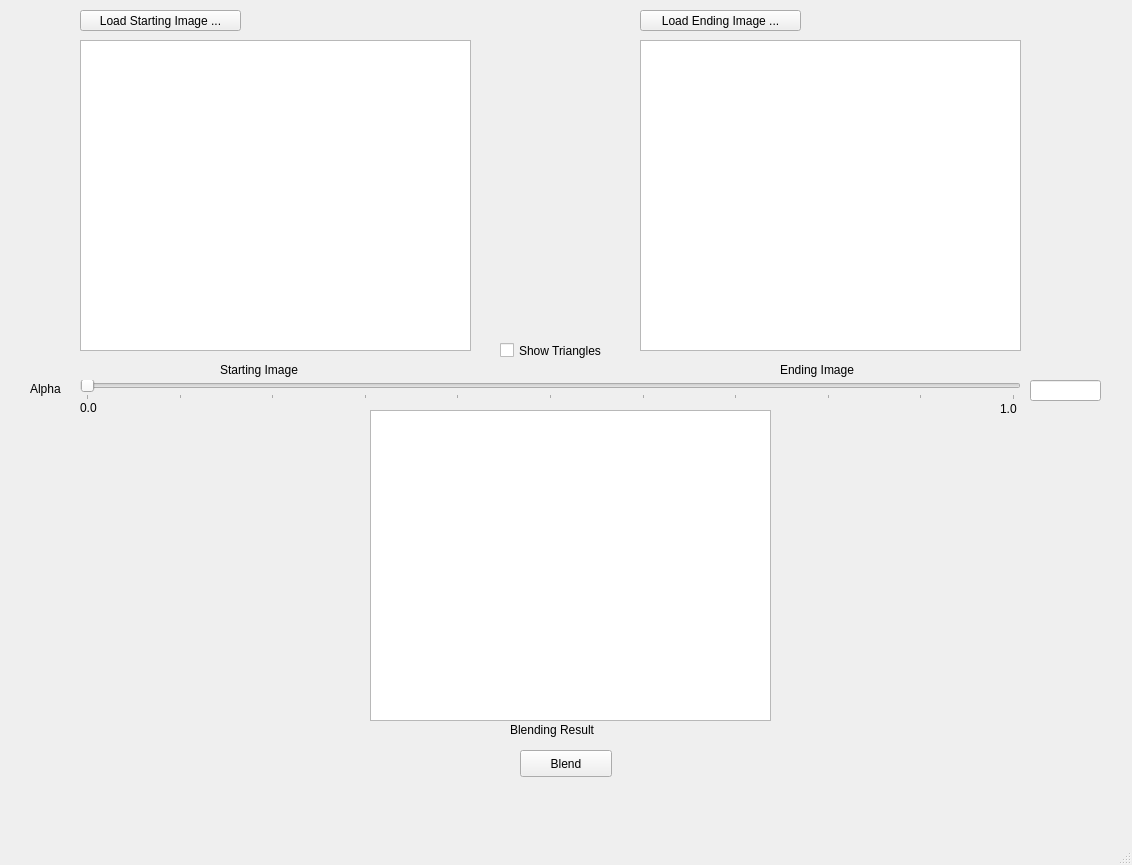
<?xml version="1.0" encoding="UTF-8"?>
<ui version="4.0">
 <class>MainWindow</class>
 <widget class="QMainWindow" name="MainWindow">
  <property name="geometry">
   <rect>
    <x>0</x>
    <y>0</y>
    <width>1132</width>
    <height>865</height>
   </rect>
  </property>
  <property name="windowTitle">
   <string>MainWindow</string>
  </property>
  <widget class="QWidget" name="centralwidget">
   <widget class="QGraphicsView" name="dspStartImage">
    <property name="geometry">
     <rect>
      <x>80</x>
      <y>40</y>
      <width>391</width>
      <height>311</height>
     </rect>
    </property>
   </widget>
   <widget class="QGraphicsView" name="dspEndImage">
    <property name="geometry">
     <rect>
      <x>640</x>
      <y>40</y>
      <width>381</width>
      <height>311</height>
     </rect>
    </property>
   </widget>
   <widget class="QGraphicsView" name="dspBlendedImage">
    <property name="geometry">
     <rect>
      <x>370</x>
      <y>410</y>
      <width>401</width>
      <height>311</height>
     </rect>
    </property>
   </widget>
   <widget class="QPushButton" name="btnLoadStart">
    <property name="geometry">
     <rect>
      <x>80</x>
      <y>10</y>
      <width>161</width>
      <height>21</height>
     </rect>
    </property>
    <property name="text">
     <string>Load Starting Image ...</string>
    </property>
   </widget>
   <widget class="QPushButton" name="btnLoadEnding">
    <property name="geometry">
     <rect>
      <x>640</x>
      <y>10</y>
      <width>161</width>
      <height>21</height>
     </rect>
    </property>
    <property name="text">
     <string>Load Ending Image ...</string>
    </property>
   </widget>
   <widget class="QSlider" name="sldAlpha">
    <property name="geometry">
     <rect>
      <x>80</x>
      <y>380</y>
      <width>941</width>
      <height>20</height>
     </rect>
    </property>
    <property name="maximum">
     <number>20</number>
    </property>
    <property name="pageStep">
     <number>1</number>
    </property>
    <property name="tracking">
     <bool>false</bool>
    </property>
    <property name="orientation">
     <enum>Qt::Horizontal</enum>
    </property>
    <property name="tickPosition">
     <enum>QSlider::TicksBelow</enum>
    </property>
    <property name="tickInterval">
     <number>2</number>
    </property>
   </widget>
   <widget class="QPushButton" name="btnBlend">
    <property name="geometry">
     <rect>
      <x>520</x>
      <y>750</y>
      <width>92</width>
      <height>27</height>
     </rect>
    </property>
    <property name="text">
     <string>Blend</string>
    </property>
   </widget>
   <widget class="QLabel" name="lblStartImage">
    <property name="geometry">
     <rect>
      <x>220</x>
      <y>360</y>
      <width>101</width>
      <height>20</height>
     </rect>
    </property>
    <property name="text">
     <string>Starting Image</string>
    </property>
   </widget>
   <widget class="QLabel" name="lblEndImage">
    <property name="geometry">
     <rect>
      <x>780</x>
      <y>360</y>
      <width>91</width>
      <height>20</height>
     </rect>
    </property>
    <property name="text">
     <string>Ending Image</string>
    </property>
   </widget>
   <widget class="QLabel" name="lblResult">
    <property name="geometry">
     <rect>
      <x>510</x>
      <y>720</y>
      <width>101</width>
      <height>20</height>
     </rect>
    </property>
    <property name="text">
     <string>Blending Result</string>
    </property>
   </widget>
   <widget class="QLabel" name="lblAlpha">
    <property name="geometry">
     <rect>
      <x>30</x>
      <y>380</y>
      <width>41</width>
      <height>17</height>
     </rect>
    </property>
    <property name="text">
     <string>Alpha</string>
    </property>
   </widget>
   <widget class="QLabel" name="lblAlphaMin">
    <property name="geometry">
     <rect>
      <x>80</x>
      <y>400</y>
      <width>21</width>
      <height>16</height>
     </rect>
    </property>
    <property name="text">
     <string>0.0</string>
    </property>
   </widget>
   <widget class="QLabel" name="lblAlphaMax">
    <property name="geometry">
     <rect>
      <x>1000</x>
      <y>400</y>
      <width>21</width>
      <height>17</height>
     </rect>
    </property>
    <property name="text">
     <string>1.0</string>
    </property>
   </widget>
   <widget class="QLineEdit" name="txtAlpha">
    <property name="geometry">
     <rect>
      <x>1030</x>
      <y>380</y>
      <width>71</width>
      <height>21</height>
     </rect>
    </property>
    <property name="alignment">
     <set>Qt::AlignCenter</set>
    </property>
   </widget>
   <widget class="QCheckBox" name="chkTriangles">
    <property name="geometry">
     <rect>
      <x>500</x>
      <y>340</y>
      <width>121</width>
      <height>21</height>
     </rect>
    </property>
    <property name="text">
     <string>Show Triangles</string>
    </property>
   </widget>
  </widget>
  <widget class="QMenuBar" name="menubar">
   <property name="geometry">
    <rect>
     <x>0</x>
     <y>0</y>
     <width>1132</width>
     <height>25</height>
    </rect>
   </property>
  </widget>
  <widget class="QStatusBar" name="statusbar"/>
 </widget>
 <resources/>
 <connections/>
</ui>
